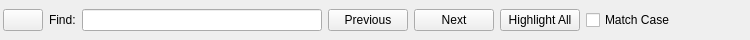
<?xml version="1.0" encoding="UTF-8"?>
<ui version="4.0">
 <class>FindBar</class>
 <widget class="QWidget" name="FindBar">
  <property name="geometry">
   <rect>
    <x>0</x>
    <y>0</y>
    <width>750</width>
    <height>40</height>
   </rect>
  </property>
  <property name="sizePolicy">
   <sizepolicy hsizetype="MinimumExpanding" vsizetype="Minimum">
    <horstretch>0</horstretch>
    <verstretch>0</verstretch>
   </sizepolicy>
  </property>
  <property name="windowTitle">
   <string>Form</string>
  </property>
  <layout class="QHBoxLayout" name="horizontalLayout">
   <property name="margin">
    <number>3</number>
   </property>
   <item>
    <widget class="QPushButton" name="btnClose">
     <property name="text">
      <string/>
     </property>
     <property name="icon">
      <iconset theme="window-close">
       <normaloff>../../../../.designer/backup</normaloff>../../../../.designer/backup</iconset>
     </property>
    </widget>
   </item>
   <item>
    <widget class="QLabel" name="lblFind">
     <property name="sizePolicy">
      <sizepolicy hsizetype="Minimum" vsizetype="Fixed">
       <horstretch>0</horstretch>
       <verstretch>0</verstretch>
      </sizepolicy>
     </property>
     <property name="text">
      <string>Find:</string>
     </property>
    </widget>
   </item>
   <item>
    <widget class="QLineEdit" name="edtFindText">
     <property name="sizePolicy">
      <sizepolicy hsizetype="Preferred" vsizetype="Fixed">
       <horstretch>0</horstretch>
       <verstretch>0</verstretch>
      </sizepolicy>
     </property>
     <property name="minimumSize">
      <size>
       <width>240</width>
       <height>0</height>
      </size>
     </property>
    </widget>
   </item>
   <item>
    <widget class="QPushButton" name="btnPrevious">
     <property name="text">
      <string>Previous</string>
     </property>
     <property name="icon">
      <iconset theme="go-previous">
       <normaloff>../../../../../../.designer/backup</normaloff>../../../../../../.designer/backup</iconset>
     </property>
    </widget>
   </item>
   <item>
    <widget class="QPushButton" name="btnNext">
     <property name="text">
      <string>Next</string>
     </property>
     <property name="icon">
      <iconset theme="go-next">
       <normaloff>../../../../../../.designer/backup</normaloff>../../../../../../.designer/backup</iconset>
     </property>
    </widget>
   </item>
   <item>
    <widget class="QPushButton" name="btnHighlight">
     <property name="text">
      <string>Highlight All</string>
     </property>
     <property name="checkable">
      <bool>true</bool>
     </property>
    </widget>
   </item>
   <item>
    <widget class="QCheckBox" name="chkMatchCase">
     <property name="text">
      <string>Match Case</string>
     </property>
    </widget>
   </item>
   <item>
    <spacer name="horizontalSpacer">
     <property name="orientation">
      <enum>Qt::Horizontal</enum>
     </property>
     <property name="sizeHint" stdset="0">
      <size>
       <width>0</width>
       <height>0</height>
      </size>
     </property>
    </spacer>
   </item>
  </layout>
 </widget>
 <resources/>
 <connections/>
</ui>
